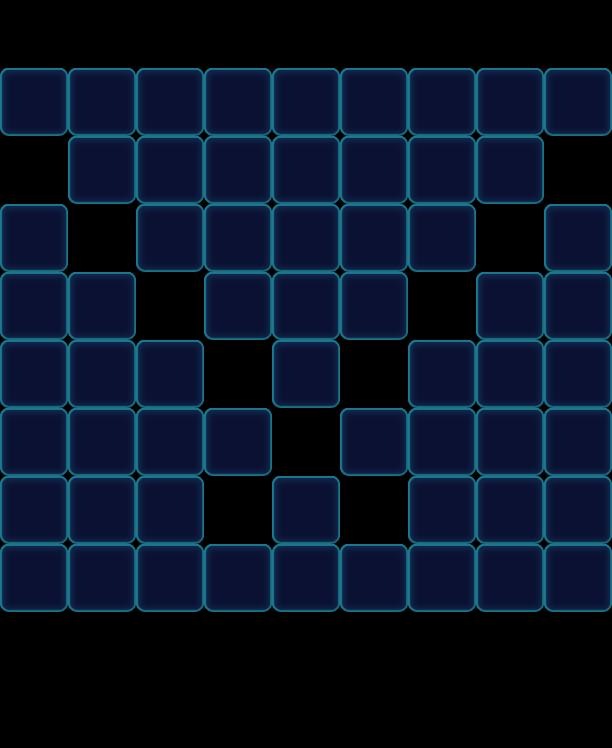

Tiled map render using the project's own tile images. Description and the map definition, with tile-layer contents summarised, below:
An orthogonal 9x11 tile map with 68x68 px tiles, 1 tile layer (Valid), 2 tilesets and 94 objects (61x Floor, 11x Stone, 9x Factory_Normal, 5x Haze, 4x Monster, ...).

<map version="1.0" orientation="orthogonal" width="9" height="11" tilewidth="68" tileheight="68">
 <tileset firstgid="1" name="game_grid1" tilewidth="68" tileheight="68">
  <image source="game_grid1.png" width="68" height="68" />
 </tileset>
 <tileset firstgid="2" name="map" tilewidth="68" tileheight="68">
  <image source="map.png" width="1024" height="1024" />
 </tileset>
 <layer name="Valid" width="9" height="11">
  <data>[99 cells, 61 non-empty, 1 distinct tile ids]</data>
 </layer>
 <objectgroup name="BottomObj" width="9" height="11">
  <object type="Floor" gid="33" x="0" y="136">
   <properties>
    <property name="Layers" value="2" />
   </properties>
  </object>
  <object type="Floor" gid="33" x="68" y="136">
   <properties>
    <property name="Layers" value="2" />
   </properties>
  </object>
  <object type="Floor" gid="33" x="136" y="136">
   <properties>
    <property name="Layers" value="2" />
   </properties>
  </object>
  <object type="Floor" gid="33" x="340" y="136">
   <properties>
    <property name="Layers" value="2" />
   </properties>
  </object>
  <object type="Floor" gid="33" x="544" y="136">
   <properties>
    <property name="Layers" value="2" />
   </properties>
  </object>
  <object type="Floor" gid="33" x="272" y="136">
   <properties>
    <property name="Layers" value="2" />
   </properties>
  </object>
  <object type="Floor" gid="33" x="476" y="136">
   <properties>
    <property name="Layers" value="2" />
   </properties>
  </object>
  <object type="Floor" gid="33" x="68" y="204">
   <properties>
    <property name="Layers" value="2" />
   </properties>
  </object>
  <object type="Floor" gid="33" x="0" y="272">
   <properties>
    <property name="Layers" value="2" />
   </properties>
  </object>
  <object type="Floor" gid="33" x="0" y="612">
   <properties>
    <property name="Layers" value="2" />
   </properties>
  </object>
  <object type="Floor" gid="33" x="0" y="476">
   <properties>
    <property name="Layers" value="2" />
   </properties>
  </object>
  <object type="Floor" gid="33" x="272" y="408">
   <properties>
    <property name="Layers" value="2" />
   </properties>
  </object>
  <object type="Floor" gid="33" x="544" y="612">
   <properties>
    <property name="Layers" value="2" />
   </properties>
  </object>
  <object type="Floor" gid="33" x="408" y="544">
   <properties>
    <property name="Layers" value="2" />
   </properties>
  </object>
  <object type="Floor" gid="33" x="68" y="544">
   <properties>
    <property name="Layers" value="2" />
   </properties>
  </object>
  <object type="Floor" gid="33" x="68" y="408">
   <properties>
    <property name="Layers" value="2" />
   </properties>
  </object>
  <object type="Floor" gid="33" x="0" y="408">
   <properties>
    <property name="Layers" value="2" />
   </properties>
  </object>
  <object type="Floor" gid="33" x="408" y="476">
   <properties>
    <property name="Layers" value="2" />
   </properties>
  </object>
  <object type="Floor" gid="33" x="272" y="544">
   <properties>
    <property name="Layers" value="2" />
   </properties>
  </object>
  <object type="Floor" gid="33" x="204" y="136">
   <properties>
    <property name="Layers" value="2" />
   </properties>
  </object>
  <object type="Floor" gid="33" x="0" y="340">
   <properties>
    <property name="Layers" value="2" />
   </properties>
  </object>
  <object type="Floor" gid="33" x="476" y="544">
   <properties>
    <property name="Layers" value="2" />
   </properties>
  </object>
  <object type="Floor" gid="33" x="68" y="612">
   <properties>
    <property name="Layers" value="2" />
   </properties>
  </object>
  <object type="Floor" gid="33" x="136" y="612">
   <properties>
    <property name="Layers" value="2" />
   </properties>
  </object>
  <object type="Floor" gid="33" x="204" y="612">
   <properties>
    <property name="Layers" value="2" />
   </properties>
  </object>
  <object type="Floor" gid="33" x="272" y="612">
   <properties>
    <property name="Layers" value="2" />
   </properties>
  </object>
  <object type="Floor" gid="33" x="340" y="612">
   <properties>
    <property name="Layers" value="2" />
   </properties>
  </object>
  <object type="Floor" gid="33" x="408" y="612">
   <properties>
    <property name="Layers" value="2" />
   </properties>
  </object>
  <object type="Floor" gid="33" x="476" y="612">
   <properties>
    <property name="Layers" value="2" />
   </properties>
  </object>
  <object type="Floor" gid="33" x="136" y="204">
   <properties>
    <property name="Layers" value="2" />
   </properties>
  </object>
  <object type="Floor" gid="33" x="204" y="204">
   <properties>
    <property name="Layers" value="2" />
   </properties>
  </object>
  <object type="Floor" gid="33" x="0" y="544">
   <properties>
    <property name="Layers" value="2" />
   </properties>
  </object>
  <object type="Floor" gid="33" x="272" y="204">
   <properties>
    <property name="Layers" value="2" />
   </properties>
  </object>
  <object type="Floor" gid="33" x="68" y="476">
   <properties>
    <property name="Layers" value="2" />
   </properties>
  </object>
  <object type="Floor" gid="33" x="340" y="476">
   <properties>
    <property name="Layers" value="2" />
   </properties>
  </object>
  <object type="Floor" gid="33" x="340" y="204">
   <properties>
    <property name="Layers" value="2" />
   </properties>
  </object>
  <object type="Floor" gid="33" x="408" y="136">
   <properties>
    <property name="Layers" value="2" />
   </properties>
  </object>
  <object type="Floor" gid="33" x="408" y="204">
   <properties>
    <property name="Layers" value="2" />
   </properties>
  </object>
  <object type="Floor" gid="33" x="476" y="204">
   <properties>
    <property name="Layers" value="2" />
   </properties>
  </object>
  <object type="Floor" gid="33" x="204" y="272">
   <properties>
    <property name="Layers" value="2" />
   </properties>
  </object>
  <object type="Floor" gid="33" x="272" y="272">
   <properties>
    <property name="Layers" value="2" />
   </properties>
  </object>
  <object type="Floor" gid="33" x="136" y="272">
   <properties>
    <property name="Layers" value="2" />
   </properties>
  </object>
  <object type="Floor" gid="33" x="340" y="272">
   <properties>
    <property name="Layers" value="2" />
   </properties>
  </object>
  <object type="Floor" gid="33" x="408" y="272">
   <properties>
    <property name="Layers" value="2" />
   </properties>
  </object>
  <object type="Floor" gid="33" x="204" y="340">
   <properties>
    <property name="Layers" value="2" />
   </properties>
  </object>
  <object type="Floor" gid="33" x="272" y="340">
   <properties>
    <property name="Layers" value="2" />
   </properties>
  </object>
  <object type="Floor" gid="33" x="340" y="340">
   <properties>
    <property name="Layers" value="2" />
   </properties>
  </object>
  <object type="Floor" gid="33" x="68" y="340">
   <properties>
    <property name="Layers" value="2" />
   </properties>
  </object>
  <object type="Floor" gid="33" x="136" y="408">
   <properties>
    <property name="Layers" value="2" />
   </properties>
  </object>
  <object type="Floor" gid="33" x="136" y="476">
   <properties>
    <property name="Layers" value="2" />
   </properties>
  </object>
  <object type="Floor" gid="33" x="136" y="544">
   <properties>
    <property name="Layers" value="2" />
   </properties>
  </object>
  <object type="Floor" gid="33" x="204" y="476">
   <properties>
    <property name="Layers" value="2" />
   </properties>
  </object>
  </objectgroup>
 <objectgroup name="MiddleObj" width="9" height="11">
  <!-- 4 objects omitted --></objectgroup>
 <objectgroup color="#000000" name="TopObj" width="9" height="11">
  <!-- 24 objects omitted --></objectgroup>
 <objectgroup color="#00ff00" name="CeilObj" width="9" height="11">
  <!-- 5 objects omitted --></objectgroup>
</map>
<!-- 42 of 94 objects omitted -->
